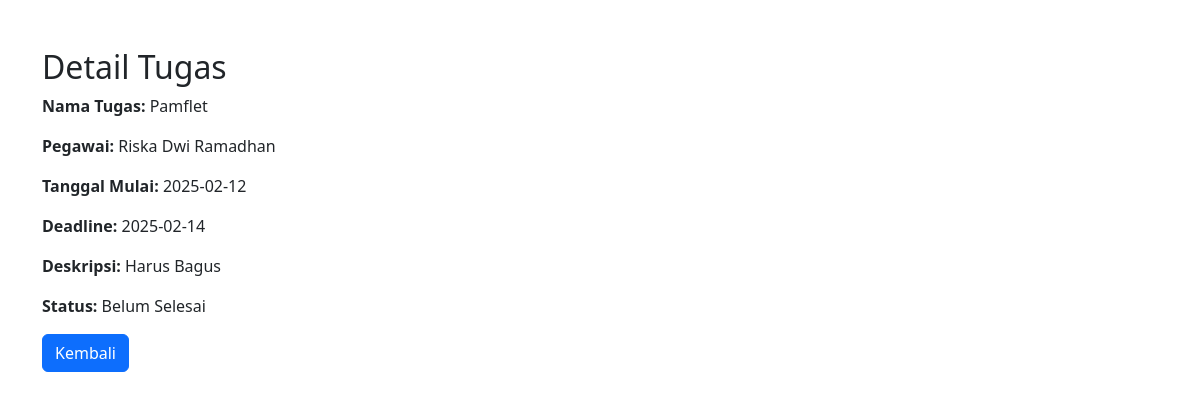
Screenshot of /user/detail.php?id=21 with the database file from the repository.
### tables this page shows
CREATE TABLE `tugas` (
  `id` int(11) NOT NULL,
  `proyek_id` int(11) NOT NULL,
  `nama_tugas` varchar(100) NOT NULL,
  `tanggal_mulai` varchar(50) NOT NULL,
  `divisi` varchar(99) NOT NULL,
  `deadline` varchar(100) NOT NULL,
  `deskripsi` varchar(255) NOT NULL,
  `status_tugas` enum('belum selesai','selesai') DEFAULT 'belum selesai',
  `status` enum('Selesai','Belum Selesai') DEFAULT 'Belum Selesai',
  `user_id` int(11) NOT NULL
);

CREATE TABLE `user` (
  `id` int(11) NOT NULL,
  `nama` varchar(255) NOT NULL,
  `profil` varchar(255) NOT NULL,
  `username` varchar(255) NOT NULL,
  `password` varchar(255) NOT NULL,
  `role` enum('Supervisor','admin','user') DEFAULT NULL,
  `divisi` varchar(255) NOT NULL
);

### user/detail.php (the view, shortened to what this page needs)
<?php
include '../koneksi.php';
$tugas_id = isset($_GET['id']) ? $_GET['id'] : '';
$query = "SELECT tugas.*, user.nama as nama_user, laporan.id as laporan_id
          FROM tugas
          LEFT JOIN user ON tugas.user_id = user.id
          LEFT JOIN laporan ON tugas.id = laporan.tugas_id
          WHERE tugas.id = '$tugas_id'";
$result = $conn->query($query);
$tugas = $result->fetch_assoc();
?>
<!DOCTYPE html>
<html lang="id">
<head>
    <link rel="stylesheet" href="https://cdn.jsdelivr.net/npm/bootstrap@5.3.0-alpha1/dist/css/bootstrap.min.css">
</head>
<body>
    <div class="container mt-5">
        <h2>Detail Tugas</h2>
        <p><strong>Nama Tugas:</strong> <?php echo htmlspecialchars($tugas['nama_tugas']); ?></p>
        <p><strong>Pegawai:</strong> <?php echo htmlspecialchars($tugas['nama_user']); ?></p>
        <p><strong>Tanggal Mulai:</strong> <?php echo htmlspecialchars($tugas['tanggal_mulai']); ?></p>
        <p><strong>Deadline:</strong> <?php echo htmlspecialchars($tugas['deadline']); ?></p>
        <p><strong>Deskripsi:</strong> <?php echo htmlspecialchars($tugas['deskripsi']); ?></p>
        <p><strong>Status:</strong> <?php echo isset($tugas['laporan_id']) && $tugas['laporan_id'] ? 'Selesai' : 'Belum Selesai'; ?></p>
        <a href="tugas.php" class="btn btn-primary">Kembali</a>
    </div>
</body>
</html>

### rows the page displays
tugas: nama_tugas "Pamflet", user.nama "Riska Dwi Ramadhan", tanggal_mulai "2025-02-12", deadline "2025-02-14", deskripsi "Harus Bagus"
